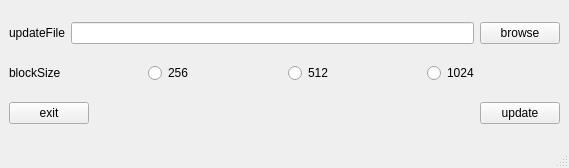
<?xml version="1.0" encoding="UTF-8"?>
<ui version="4.0">
 <class>update698</class>
 <widget class="QMainWindow" name="update698">
  <property name="geometry">
   <rect>
    <x>0</x>
    <y>0</y>
    <width>569</width>
    <height>168</height>
   </rect>
  </property>
  <property name="windowTitle">
   <string>MainWindow</string>
  </property>
  <widget class="QWidget" name="centralwidget">
   <layout class="QVBoxLayout" name="verticalLayout">
    <item>
     <layout class="QHBoxLayout" name="horizontalLayout_2">
      <item>
       <widget class="QLabel" name="label">
        <property name="text">
         <string>updateFile</string>
        </property>
       </widget>
      </item>
      <item>
       <widget class="QLineEdit" name="lineEdit_filename">
        <property name="minimumSize">
         <size>
          <width>358</width>
          <height>0</height>
         </size>
        </property>
       </widget>
      </item>
      <item>
       <widget class="QPushButton" name="btn_browse">
        <property name="text">
         <string>browse</string>
        </property>
       </widget>
      </item>
     </layout>
    </item>
    <item>
     <layout class="QHBoxLayout" name="horizontalLayout_3">
      <item>
       <widget class="QLabel" name="label_2">
        <property name="text">
         <string>blockSize</string>
        </property>
       </widget>
      </item>
      <item>
       <widget class="QRadioButton" name="rBtn_256">
        <property name="text">
         <string>256</string>
        </property>
        <attribute name="buttonGroup">
         <string notr="true">buttonGroup</string>
        </attribute>
       </widget>
      </item>
      <item>
       <widget class="QRadioButton" name="rbtn_512">
        <property name="text">
         <string>512</string>
        </property>
        <attribute name="buttonGroup">
         <string notr="true">buttonGroup</string>
        </attribute>
       </widget>
      </item>
      <item>
       <widget class="QRadioButton" name="rbtn_1024">
        <property name="text">
         <string>1024</string>
        </property>
        <attribute name="buttonGroup">
         <string notr="true">buttonGroup</string>
        </attribute>
       </widget>
      </item>
     </layout>
    </item>
    <item>
     <layout class="QHBoxLayout" name="horizontalLayout">
      <item>
       <widget class="QPushButton" name="btn_exit">
        <property name="text">
         <string>exit</string>
        </property>
       </widget>
      </item>
      <item>
       <spacer name="horizontalSpacer">
        <property name="orientation">
         <enum>Qt::Horizontal</enum>
        </property>
        <property name="sizeHint" stdset="0">
         <size>
          <width>40</width>
          <height>20</height>
         </size>
        </property>
       </spacer>
      </item>
      <item>
       <widget class="QPushButton" name="pushButton_2">
        <property name="text">
         <string>update</string>
        </property>
       </widget>
      </item>
     </layout>
    </item>
   </layout>
  </widget>
  <widget class="QMenuBar" name="menubar">
   <property name="geometry">
    <rect>
     <x>0</x>
     <y>0</y>
     <width>569</width>
     <height>26</height>
    </rect>
   </property>
  </widget>
  <widget class="QStatusBar" name="statusbar"/>
 </widget>
 <resources/>
 <connections/>
 <buttongroups>
  <buttongroup name="buttonGroup"/>
 </buttongroups>
</ui>
